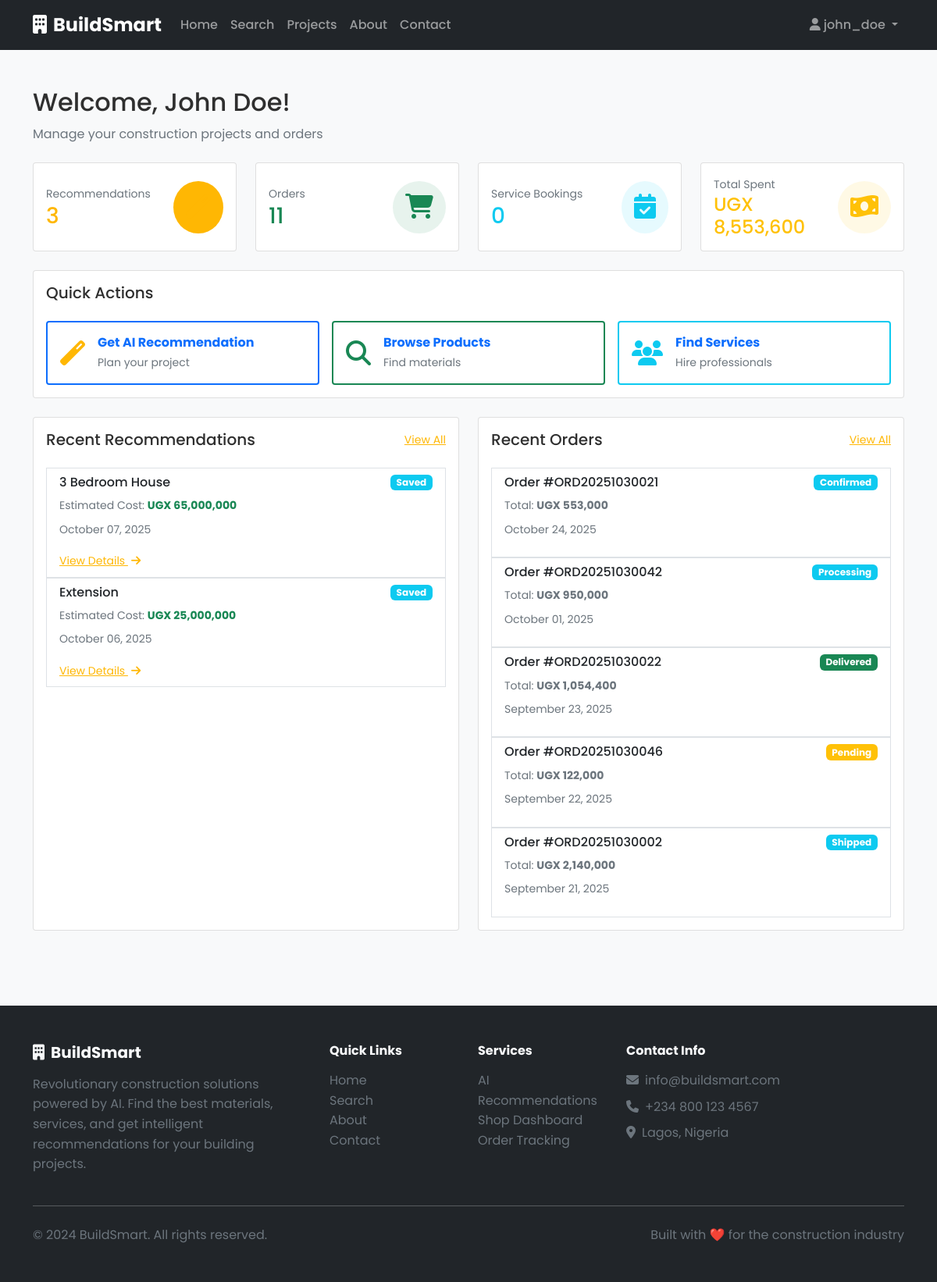
Before: /user/dashboard (signed in) with the older database file.
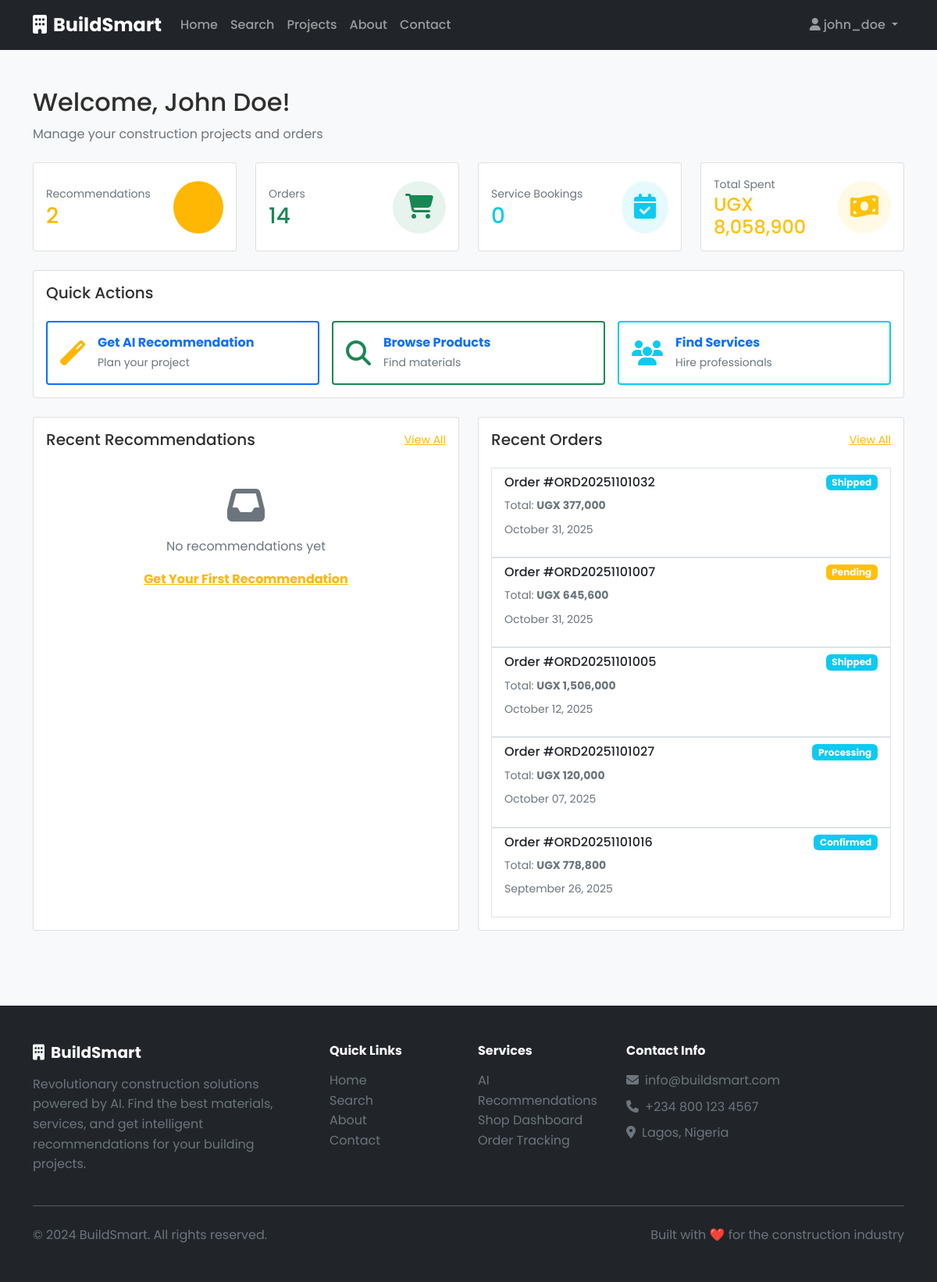
After: the same page with the newer database file.
### app/models/recommendation.py (models this page shows, shortened)
class Recommendation(db.Model):
    __tablename__ = 'recommendations'
    id = db.Column(db.Integer, primary_key=True)
    project_type = db.Column(db.String(50), nullable=False)  # e.g., '2_bedroom_house', 'office_building'
    project_description = db.Column(db.Text, nullable=False)
    total_estimated_cost = db.Column(db.Numeric(12, 2))
    recommendation_data = db.Column(db.JSON, nullable=False)  # Store the full recommendation as JSON
    is_saved = db.Column(db.Boolean, default=False)
    created_at = db.Column(db.DateTime, default=datetime.utcnow)
    updated_at = db.Column(db.DateTime, default=datetime.utcnow, onupdate=datetime.utcnow)
    user_id = db.Column(db.Integer, db.ForeignKey('users.id'), nullable=False)

### app/models/order.py (models this page shows, shortened)
class Order(db.Model):
    __tablename__ = 'orders'
    id = db.Column(db.Integer, primary_key=True)
    order_number = db.Column(db.String(20), unique=True, nullable=False)
    status = db.Column(db.String(20), default='pending')  # pending, confirmed, processing, shipped, delivered, cancelled
    total_amount = db.Column(db.Numeric(10, 2), nullable=False)
    delivery_address = db.Column(db.Text)
    delivery_notes = db.Column(db.Text)
    payment_status = db.Column(db.String(20), default='pending')  # pending, paid, failed, refunded
    payment_method = db.Column(db.String(50))
    created_at = db.Column(db.DateTime, default=datetime.utcnow)
    updated_at = db.Column(db.DateTime, default=datetime.utcnow, onupdate=datetime.utcnow)
    customer_id = db.Column(db.Integer, db.ForeignKey('users.id'), nullable=False)
    shop_id = db.Column(db.Integer, db.ForeignKey('shops.id'), nullable=False)
    items = db.relationship('OrderItem', backref='order', lazy=True, cascade='all, delete-orphan')

### app/blueprints/user/routes.py (the view)
@user_bp.route('/dashboard')
@login_required
def dashboard():
    recent_orders = Order.query.filter_by(customer_id=current_user.id)\
                              .order_by(Order.created_at.desc())\
                              .limit(5).all()
    saved_recommendations = Recommendation.query.filter_by(
        user_id=current_user.id,
        is_saved=True
    ).order_by(Recommendation.created_at.desc()).limit(5).all()
    total_orders = Order.query.filter_by(customer_id=current_user.id).count()
    total_recommendations = Recommendation.query.filter_by(user_id=current_user.id).count()
    total_spent = db.session.query(db.func.sum(Order.total_amount))\
                           .filter_by(customer_id=current_user.id).scalar() or 0
    stats = {
        'total_orders': total_orders,
        'total_recommendations': total_recommendations,
        'total_bookings': 0,  # Placeholder for future service bookings
        'total_spent': float(total_spent)
    }
    return render_template('user/dashboard.html',
                         recent_orders=recent_orders,
                         saved_recommendations=saved_recommendations,
                         stats=stats)

### app/templates/user/dashboard.html (shortened to what the changed rows need)
{% extends "base.html" %}
{% block content %}
<div class="container py-5">
    <div class="mb-4">
        <h1 class="h2">Welcome, {{ current_user.full_name or current_user.username }}!</h1>
    </div>
    <div class="row g-4 mb-4">
        <div class="col-md-6 col-lg-3">
            <div class="card h-100">
                <div class="card-body d-flex justify-content-between align-items-center">
                    <div>
                        <p class="text-muted small mb-0">Recommendations</p>
                        <h3 class="text-primary mb-0">{{ stats.total_recommendations }}</h3>
                    </div>
                </div>
            </div>
        </div>
        <div class="col-md-6 col-lg-3">
            <div class="card h-100">
                <div class="card-body d-flex justify-content-between align-items-center">
                    <div>
                        <p class="text-muted small mb-0">Orders</p>
                        <h3 class="text-success mb-0">{{ stats.total_orders }}</h3>
                    </div>
                </div>
            </div>
        </div>
        <div class="col-md-6 col-lg-3">
            <div class="card h-100">
                <div class="card-body d-flex justify-content-between align-items-center">
                    <div>
                        <p class="text-muted small mb-0">Total Spent</p>
                        <h4 class="text-warning mb-0">UGX {{ "{:,.0f}".format(stats.total_spent) }}</h4>
                    </div>
                </div>
            </div>
        </div>
    </div>
    <div class="card mb-4">
        <div class="card-body">
            <h2 class="h5 mb-4">Quick Actions</h2>
        </div>
    </div>
    <div class="row g-4">
        <div class="col-lg-6">
            <div class="card h-100">
                <div class="card-body">
                    <div class="d-flex justify-content-between align-items-center mb-4">
                        <h2 class="h5 mb-0">Recent Recommendations</h2>
                    </div>
                    {% if saved_recommendations %}
                    <div class="list-group list-group-flush">
                        {% for rec in saved_recommendations %}
                        <div class="list-group-item border">
                            <div class="d-flex justify-content-between align-items-start mb-2">
                                <h6 class="mb-0">{{ rec.project_type.replace('_', ' ')|title }}</h6>
                                <span class="badge bg-info">Saved</span>
                            </div>
                            <p class="text-muted small mb-2">
                                {% if rec.total_estimated_cost %}
                                Estimated Cost: <strong class="text-success">UGX {{ "{:,.0f}".format(rec.total_estimated_cost) }}</strong>
                                {% else %}
                                <span class="text-muted">Cost estimation pending</span>
                                {% endif %}
                            </p>
                            <p class="text-muted small">{{ rec.created_at.strftime('%B %d, %Y') }}</p>
                            <a href="{{ url_for('user.recommendations') }}" class="text-primary small">
                                View Details <i class="fas fa-arrow-right ms-1"></i>
                            </a>
                        </div>
                        {% endfor %}
                    </div>
                    {% else %}
                    <div class="text-center py-4">
                        <i class="fas fa-inbox text-muted fa-3x mb-3"></i>
                        <p class="text-muted mb-3">No recommendations yet</p>
                        <a href="{{ url_for('user.recommendations') }}" class="text-primary fw-bold">
                            Get Your First Recommendation
                        </a>
                    </div>
                    {% endif %}
                </div>
            </div>
        </div>
        <div class="col-lg-6">
            <div class="card h-100">
                <div class="card-body">
                    <div class="d-flex justify-content-between align-items-center mb-4">
                        <h2 class="h5 mb-0">Recent Orders</h2>
                    </div>
                    {% if recent_orders %}
                    <div class="list-group list-group-flush">
                        {% for order in recent_orders %}
                        <div class="list-group-item border">
                            <div class="d-flex justify-content-between align-items-start mb-2">
                                <h6 class="mb-0">Order #{{ order.order_number }}</h6>
                                <span class="badge bg-{{ 'success' if order.status == 'delivered' else 'warning' if order.status == 'pending' else 'danger' if order.status == 'cancelled' else 'info' }}">
                                    {{ order.status|title }}
                                </span>
                            </div>
                            <p class="text-muted small mb-2">
                                Total: <strong>UGX {{ "{:,.0f}".format(order.total_amount) }}</strong>
                            </p>
                            <p class="text-muted small">{{ order.created_at.strftime('%B %d, %Y') }}</p>
                        </div>
                        {% endfor %}
                    </div>
                    {% endif %}
                </div>
            </div>
        </div>
    </div>
</div>
{% endblock %}

Changed rows visible on the page:
no longer on this page (row edited): Recommendation: project_type.replace "3 Bedroom House", total_estimated_cost "65,000,000", created_at "October 07, 2025"
no longer on this page (row edited): Recommendation: project_type.replace "Extension", total_estimated_cost "25,000,000", created_at "October 06, 2025"
no longer on this page (row edited): Order: order_number "ORD20251030021", status "Confirmed", total_amount "553,000", created_at "October 24, 2025"
no longer on this page (row edited): Order: order_number "ORD20251030042", status "Processing", total_amount "950,000", created_at "October 01, 2025"
no longer on this page (row edited): Order: order_number "ORD20251030022", status "Delivered", total_amount "1,054,400", created_at "September 23, 2025"
no longer on this page (row edited): Order: order_number "ORD20251030046", status "Pending", total_amount "122,000", created_at "September 22, 2025"
no longer on this page (row edited): Order: order_number "ORD20251030002", status "Shipped", total_amount "2,140,000", created_at "September 21, 2025"
now on this page (row edited): Order: order_number "ORD20251101032", status "Shipped", total_amount "377,000", created_at "October 31, 2025"
now on this page (row edited): Order: order_number "ORD20251101007", status "Pending", total_amount "645,600", created_at "October 31, 2025"
now on this page (row edited): Order: order_number "ORD20251101005", status "Shipped", total_amount "1,506,000", created_at "October 12, 2025"
now on this page (row edited): Order: order_number "ORD20251101027", status "Processing", total_amount "120,000", created_at "October 07, 2025"
now on this page (row edited): Order: order_number "ORD20251101016", status "Confirmed", total_amount "778,800", created_at "September 26, 2025"
Other visible differences:
{{ stats.total_recommendations }}: "3" → "2"
{{ stats.total_orders }}: "11" → "14"
{{ "{:,.0f}".format(stats.total_spent) }}: "8,553,600" → "8,058,900"
text now shown: "No recommendations yet Get Your First Recommendation"
